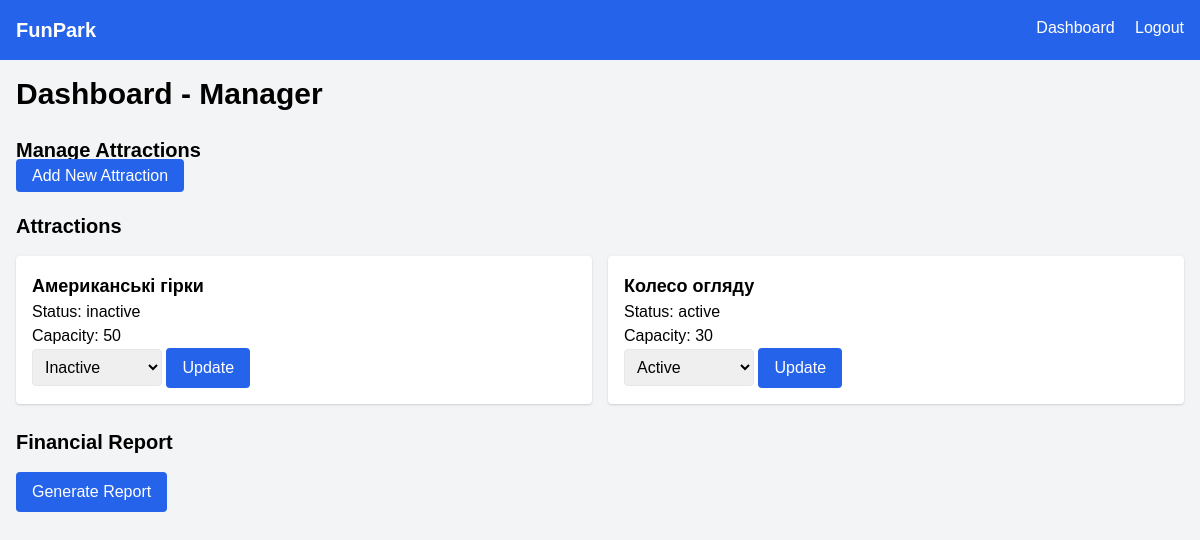
The page /dashboard (signed in) on the database as committed earlier.
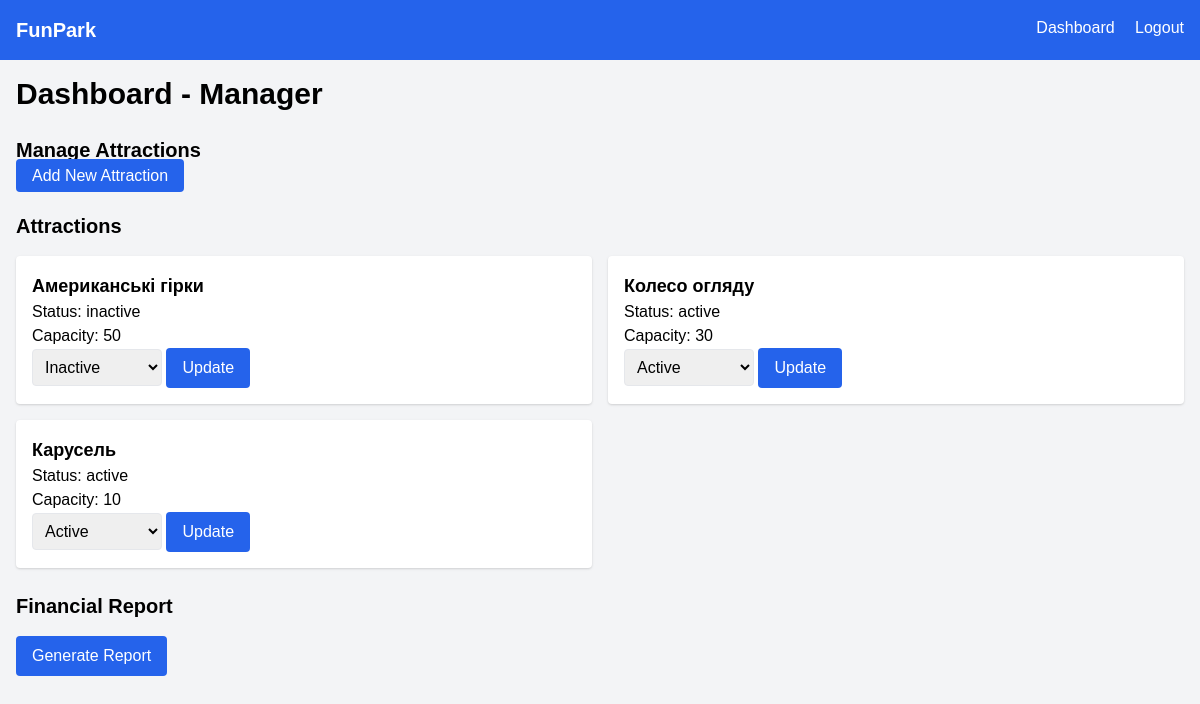
The same page on the database as committed later.
### models.py (models this page shows)
class Attraction(db.Model):
    id = db.Column(db.Integer, primary_key=True)
    name = db.Column(db.String(100), nullable=False)
    status = db.Column(db.String(20), default='active')  # active, maintenance, inactive
    capacity = db.Column(db.Integer, nullable=False)

### app.py (the view)
@app.route('/dashboard')
def dashboard():
    if 'user_id' not in session:
        return redirect(url_for('login'))
    role = session['role']
    attractions = Attraction.query.all()
    if role == 'manager':
        tickets = Ticket.query.all()
        transactions = Transaction.query.all()
        return render_template('dashboard.html', role=role, attractions=attractions, tickets=tickets, transactions=transactions)
    elif role == 'cashier':
        return render_template('dashboard.html', role=role, attractions=attractions)
    elif role == 'technician':
        maintenance_records = MaintenanceRecord.query.all()
        return render_template('dashboard.html', role=role, attractions=attractions, maintenance_records=maintenance_records)
    return render_template('dashboard.html', role=role, attractions=attractions)

### templates/dashboard.html (shortened to what this page needs)
{% extends 'base.html' %}
{% block content %}
<h1 class="text-3xl font-bold mb-6">Dashboard - {{ role | capitalize }}</h1>
{% if role == 'manager' %}
<div class="mb-6">
    <h2 class="text-xl font-bold">Manage Attractions</h2>
    <a href="{{ url_for('add_attraction') }}" class="bg-blue-600 text-white px-4 py-2 rounded hover:bg-blue-700">Add New Attraction</a>
</div>
{% endif %}
<h2 class="text-xl font-bold mb-4">Attractions</h2>
<div class="grid grid-cols-1 md:grid-cols-2 gap-4">
    {% for attraction in attractions %}
    <div class="bg-white p-4 rounded shadow">
        <h3 class="text-lg font-bold">{{ attraction.name }}</h3>
        <p>Status: {{ attraction.status }}</p>
        <p>Capacity: {{ attraction.capacity }}</p>
        {% if role in ['technician', 'manager'] %}
        <form class="update-attraction-form" data-attraction-id="{{ attraction.id }}">
            <select name="status" class="p-2 border rounded">
                <option value="active" {% if attraction.status == 'active' %}selected{% endif %}>Active</option>
                <option value="inactive" {% if attraction.status == 'inactive' %}selected{% endif %}>Inactive</option>
            </select>
            <button type="submit" class="bg-blue-600 text-white px-4 py-2 rounded hover:bg-blue-700">Update</button>
        </form>
        {% endif %}
    </div>
    {% endfor %}
</div>
{% if role == 'manager' %}
<div class="mt-6">
    <h2 class="text-xl font-bold mb-4">Financial Report</h2>
    <button onclick="fetchReport()" class="bg-blue-600 text-white px-4 py-2 rounded hover:bg-blue-700">Generate Report</button>
</div>
{% endif %}
{% endblock %}

### templates/base.html (shortened to what this page needs)
<!DOCTYPE html>
<html lang="en">
<head>
    <link href="https://cdn.jsdelivr.net/npm/tailwindcss@2.2.19/dist/tailwind.min.css" rel="stylesheet">
    <link rel="stylesheet" href="{{ url_for('static', filename='css/styles.css') }}">
</head>
<body class="bg-gray-100">
<nav class="bg-blue-600 p-4 text-white">
    <div class="container mx-auto flex justify-between">
        <a href="{{ url_for('index') }}" class="text-xl font-bold">FunPark</a>
        <div>
            {% if session.user_id %}
            <a href="{{ url_for('dashboard') }}" class="mr-4">Dashboard</a>
            <a href="{{ url_for('login') }}">Logout</a>
            {% else %}
            <a href="{{ url_for('login') }}">Login</a>
            {% endif %}
        </div>
    </div>
</nav>
<div class="container mx-auto p-4">
    {% block content %}{% endblock %}
</div>
</body>
</html>

### static/css/styles.css (style rules this page uses)
body { font-family: Arial, sans-serif; }
.container { max-width: 1200px; }

Rows that differ between the two databases and show on the page:
added Attraction: name "Карусель", status "active", capacity "10", status "Active"
